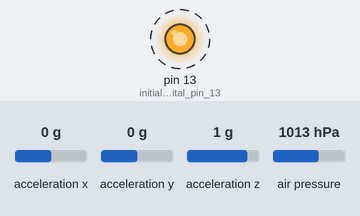
Recording of a sketch running on a simulated Arduino Uno, built with avr-gcc and run on an emulated ATmega328P. On the bench: output pins drawn as LEDs (lit = HIGH). Dashed ring = blinking. The inputs (shaded band) are chosen by the test bench; at power-on: acceleration x 0 g, acceleration y 0 g, acceleration z 1 g, air pressure 1013 hPa. What the sketch prints to the serial monitor is not drawn.

Above: at 0.06 s.
Timing chart, 0 to 3.0 s (numbered marks = the images above):
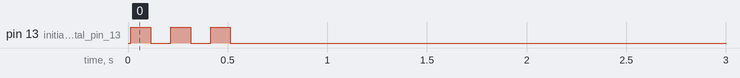

The sketch:

version0.ino
```cpp
// (licence header left out)
/**

 Version information:
 ====================
 Date       verssion  Comment
 ----------------------------------------------------------------------------------------------------
 12-3-2015  03        Initial commit to Github
 13-3-2015  04        Changed the use of doubles to float,
                      Change the use of sqrt() to sqrtf(), use single precision for double precision

 Future features and optimizations:
 ==================================
 \todo Add function to store unique measurement ID to measurement output and store in eeprom.
 \todo Add function to have exact timing interval for measurements. Use timer and interrupt.
           Calculate velocity using acceleration and time.

 */

#include <Wire.h>                // Library for 2Wire (i2c)
#include <math.h>                // For Sqrt()

#include <Adafruit_BMP085.h>     // Library for Adafruit BMP085/BMP180 pressure sensor board
#include <Adafruit_Sensor.h>     // Generic Livrary for Adafruit sensors
#include <Adafruit_ADXL345_U.h>  // Library for Adafruit ADXL345 accelerometer sensor

#define DEBUG    // Comment to prevent debug messages on serial port

#define SAMPLES  50  // Number of samples taken by this sketch
#define INTERVAL 200 // Interval im ms between individual measurements
#define TRIGGER_TRESHOLD 2

#define AXIS_X  0  // Index to x-axis value
#define AXIS_Y  1  // Index to y-axis value
#define AXIS_Z  2  // Index to z-axis value
#define VECTOR  3  // Index to vector value

#define CALIBRATION_COUNT  10 // number of measurements over which measurements are being averaged

typedef struct sensorset_t {
float fAccX;       // X-axis accelerometer sensor in m/s
float fAccY;       // X-axis accelerometer sensor in m/s
float fAccZ;       // X-axis accelerometer sensor in m/s
float fAccV;       // vector accelerometer sensor in m/s
float fAltHeight;  // current height in meters
} sensorset_t;

Adafruit_BMP085 bmp;      // Create object for Adafruit BMP085 sensor
/* Assign a unique ID to this sensor at the same time */
Adafruit_ADXL345_Unified accel = Adafruit_ADXL345_Unified(12345); // Create object for Adafruit ADXL345 sensor

/** \brief blink function to blink LED x times y interval
 * This function is used to allow visual inspection on the operation of the program.
 * \variable int8_t iCount the number of times that the LED will blink
 * \varaible int16_t iDuration the time (T) in ms for a on-off cycle of the LED.
 * \note This function will affect the timing of the process calling this function.
 */
void blink(int8_t iCount, int16_t iDuration){
  for ( int i = 0; i < iCount; i++){ // Counter to count iCount times.
    digitalWrite(13, HIGH);  // turn the LED on (HIGH is the voltage level)
    delay(iDuration);        // Wait iduration ms
    digitalWrite(13, LOW);   // turn the LED on (HIGH is the voltage level)
    delay(iDuration);        // Wait iduration ms
  }
}

/** /brief setup Setup and initialisation of the Arduino and sensors.
 *
 */
void setup() {
  pinMode(13, OUTPUT); // initialize digital pin 13 as an output.
  Serial.begin(9600);  // Initialize serial and wait for port to open

  /* Initialise the BMP180 sensor */
  if (!bmp.begin()) {
#ifdef DEBUG
    Serial.println("NOK:BMP085");  // send message on serial port
#endif

    while(1) {
      blink(1, 250);  // Blink LED 1 time
      delay(1000); // wait 1 second
    };
  }

  /* Initialise the ADXL345 sensor */
  if(!accel.begin())
  {
    /* There was a problem detecting the ADXL345 ... check your connections */
#ifdef DEBUG
    Serial.println("NOK:ADXL345");
#endif

    while(1) {
      blink(2, 250); // Blink ELED 2 times
      delay(1000); // wait 1 second
    };
  }

  /* Set the range to whatever is appropriate for your project */
  accel.setRange(ADXL345_RANGE_16_G);

#ifdef DEBUG
  Serial.println(" OK:Setup");
#endif
}

/** \brief main loop
 * The main program has three stages:
 * 1 - calibrate the sensors
 * 2 - Start measuring when movement is detected
 * 3 - When datacollection is finished start sending collected data over the serial port.
 *
 */
void loop() {
  sensorset_t     aSensorSamples[SAMPLES] = { 0 };  // Array of sensor sets to store colleged data
  int32_t         i32ActualPreassure = 0; // variable for storing actual preassure in pascal. Used for calibrating
  float           fAxisCal[3] = { 0 };  // Array of floats to store calibration values. Used for calibrating
  sensors_event_t event;   // Pointer to event-struct for storing accelerometer data
  int8_t          i = 0;  // counter variable
  bool            bRunning = false; // flag to set state of data collection process.

  // Calibration of preassure sensor
  for (int i = 0; i < CALIBRATION_COUNT; i++){
    i32ActualPreassure += bmp.readPressure(); // Read local pressure for reference
    // delay(INTERVAL); // Wait to create longer averiging period
  };
  i32ActualPreassure /= CALIBRATION_COUNT; // average values.

  // calibration and averaging of acceleration sensor
  for (int i = 0; i < CALIBRATION_COUNT; i++){
    accel.getEvent(&event); // Get a new sensor event and store result in sensors event struct

    fAxisCal[AXIS_X] += event.acceleration.x; // Sum measured value with current value
    fAxisCal[AXIS_Y] += event.acceleration.y;
    fAxisCal[AXIS_Z] += event.acceleration.z;
    // delay(INTERVAL); // Wait to create longer averiging period
  };
  fAxisCal[AXIS_X] /= CALIBRATION_COUNT; // average all values.
  fAxisCal[AXIS_Y] /= CALIBRATION_COUNT;
  fAxisCal[AXIS_Z] /= CALIBRATION_COUNT;

#ifdef DEBUG
  Serial.println(" OK:Calibration");
#endif

#ifdef DEBUG
  Serial.println(" OK:Wait trigger");
#endif

  blink(3, 100);  // Blink LED 3 time
  // Collect data
  while (i < SAMPLES){

    // Accelerometer sensor
    accel.getEvent(&event); // collect data
    aSensorSamples[i].fAccX = event.acceleration.x - fAxisCal[AXIS_X]; // store data in sensor array.
    aSensorSamples[i].fAccY = event.acceleration.y - fAxisCal[AXIS_Y];
    aSensorSamples[i].fAccZ = event.acceleration.z - fAxisCal[AXIS_Z];
    aSensorSamples[i].fAccV = sqrtf(pow(aSensorSamples[i].fAccX, 2) + // calculate the length of the vector
                                    pow(aSensorSamples[i].fAccY, 2) +
                                    pow(aSensorSamples[i].fAccZ, 2)
                                   );
    // Height meter
    aSensorSamples[i].fAltHeight = bmp.readAltitude((float)i32ActualPreassure);

    // wait for trigger to running true
    if (aSensorSamples[i].fAccV > TRIGGER_TRESHOLD){     // test if accelerometer is sensing movement
      bRunning = true;
    }

    if ( bRunning == true){
      i++;
      delay(INTERVAL);
    }
  }

#ifdef DEBUG
  Serial.println(" OK:Datacollection");
#endif

  // send collected data serial
  while(1) {
    digitalWrite(13, HIGH);   // turn the LED on (HIGH is the voltage level)

    Serial.println("");
    // Send start character
    Serial.println("S");
    // Send header of the table with sensor data including starting 'H' identifeier that Header is following
    Serial.println("H;Sample;X (m/s^2);Y (m/s^2);Z (m/s^2); Vector (m/s^2); Height (m)");

    // Send sensordata in table form semicolon separated.
    for ( i = 0; i < SAMPLES; i++) {
      Serial.print("D;");  // Line identifier that data is following
      Serial.print(i);
      Serial.print(";");
      Serial.print(aSensorSamples[i].fAccX);
      Serial.print(";");
      Serial.print(aSensorSamples[i].fAccY);
      Serial.print(";");
      Serial.print(aSensorSamples[i].fAccZ);
      Serial.print(";");
      Serial.print(aSensorSamples[i].fAccV);
      Serial.print(";");
      Serial.println(aSensorSamples[i].fAltHeight); // print semicolon and terminate with /n
    };

    // Send stop character
    Serial.println("F");

    digitalWrite(13, LOW);    // turn the LED off by making the voltage LOW
    delay(1000);              // wait for a second to repeat sending data
  };
}
```

Measured:
- by itself, pin 13 (initialize_digital_pin_13): alternates HIGH for 0.10 s and LOW for 0.10 s, 6 changes in all, then stays LOW
